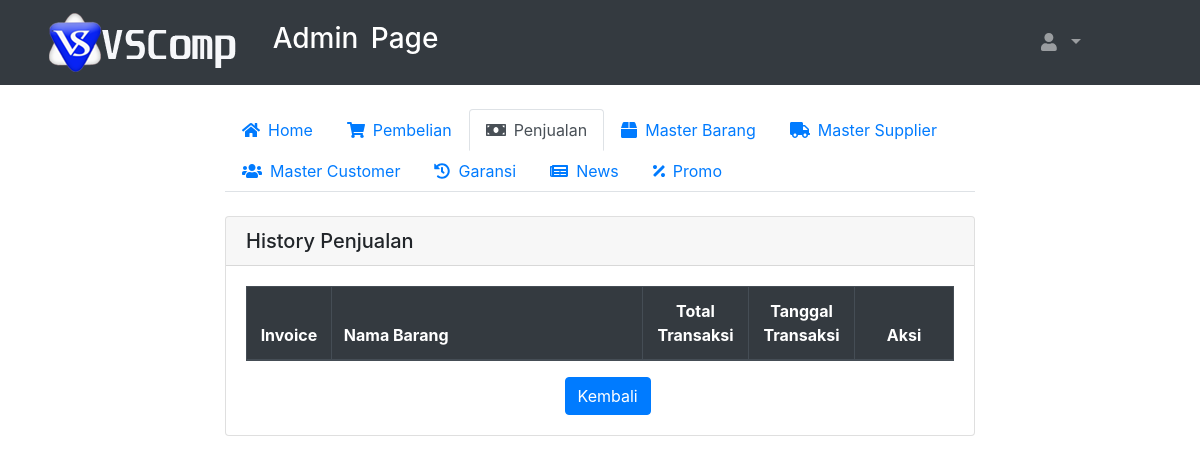
Before: /admin/history-penjualan.php with the older database file.
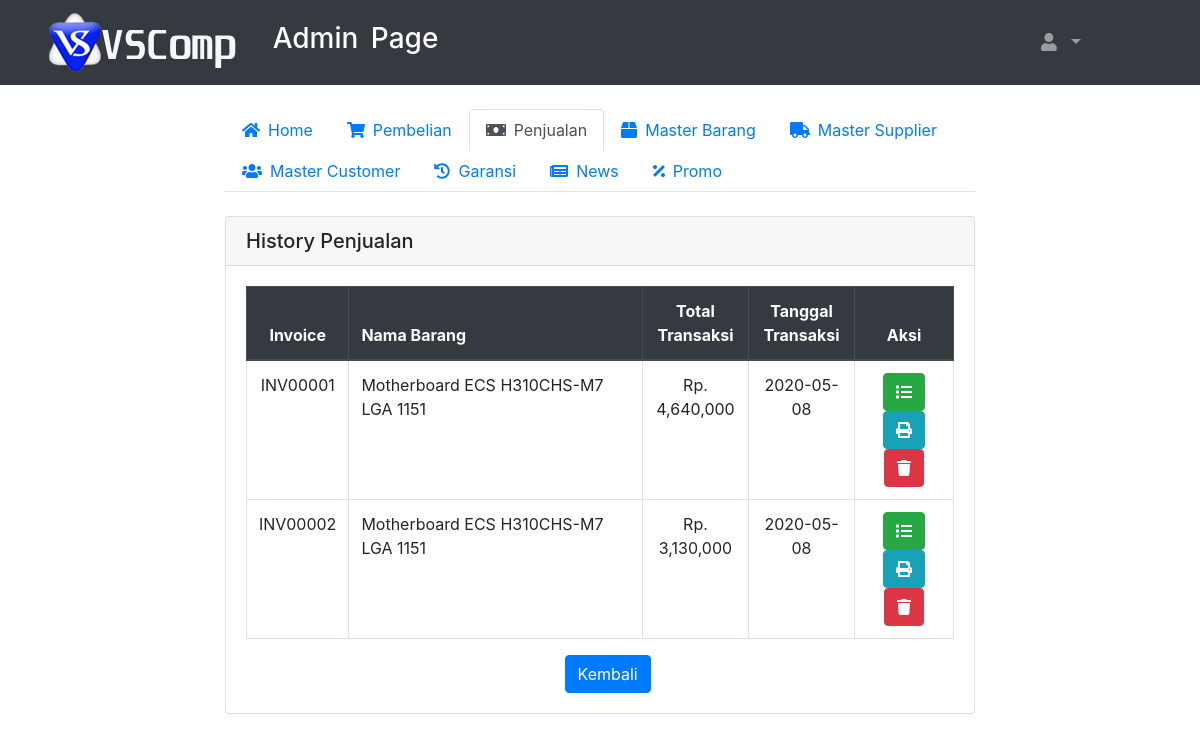
After: the same page with the newer database file.
### tables this page shows
CREATE TABLE `inv_penjualan` (
  `id_inv` varchar(100) NOT NULL,
  `TGL_TRX` date DEFAULT NULL,
  `BARANG` varchar(100) DEFAULT NULL,
  `GRAND_TOTAL` double DEFAULT NULL
);

### function/function.php (called while the page is built, shortened)
<?php
 $conn= mysqli_connect ("localhost","root","","coba_penjualan");
function tampil_data($query){
  global $conn;
  $hasil = mysqli_query ($conn,$query);
  $array = [];
  while($data = mysqli_fetch_assoc($hasil)){
    $array[] = $data;
  }
  return $array;
}
?>

### admin/history-penjualan.php (the view, shortened to what this page needs)
<?php include'header.php';
      include'../function/function.php';
?>
<div class="container-fluid custom-container">
  <div class="nav-menu">
  <ul class="nav nav-tabs" id="myTab" role="tablist">
    <li class="nav-item">
      <a class="nav-link" id="home-tab"  href="dasboard.php" role="tab" aria-controls="home" aria-selected="true"><i class="fas fa-home mr-2"></i>Home</a>
    </li>
    <li class="nav-item">
      <a class="nav-link" id="contact-tab"  href="pembelian.php" role="tab" aria-controls="pembelian" aria-selected="false"><i class="fas fa-shopping-cart mr-2"></i>Pembelian</a>
    </li>
    <li class="nav-item">
      <a class="nav-link active" id="contact-tab"  href="penjualan.php" role="tab" aria-controls="penjualan" aria-selected="false"><i class="fas fa-money-bill mr-2"></i>Penjualan</a>
    </li>
    <li class="nav-item">
      <a class="nav-link" id="barang-tab"  href="master-barang.php" role="tab" aria-controls="master barang" aria-selected="false"><i class="fas fa-box mr-2"></i>Master Barang</a>
    </li>
    <li class="nav-item">
      <a class="nav-link" id="profile-tab"  href="master-supplier.php" role="tab" aria-controls="master supplier" aria-selected="false"><i class="fas fa-truck mr-2"></i>Master Supplier</a>
    </li>
    <li class="nav-item">
      <a class="nav-link" id="profile-tab"  href="master-customer.php" role="tab" aria-controls="master customer" aria-selected="false"><i class="fas fa-users mr-2"></i>Master Customer</a>
    </li>
    <li class="nav-item">
      <a class="nav-link" id="profile-tab"  href="garansi.php" role="tab" aria-controls="garansi" aria-selected="false"><i class="fas fa-history mr-2"></i>Garansi</a>
    </li>
    <li class="nav-item">
      <a class="nav-link" id="profile-tab"  href="news.php" role="tab" aria-controls="news" aria-selected="false"><i class="fas fa-newspaper mr-2"></i>News</a>
    </li>
    <li class="nav-item">
      <a class="nav-link" id="profile-tab"  href="promo.php" role="tab" aria-controls="promo" aria-selected="false"><i class="fas fa-percentage mr-2"></i>Promo</a>
    </li>
  </ul>
  <div class="tab-content" id="myTabContent">
    <div class="tab-pane fade show active" id="penjualan" role="tabpanel" aria-labelledby="contact-tab">
    <br>
    <div class="card">
      <h5 class="card-header">History Penjualan</h5>
    <div class="card-body">
      <table class="table table-bordered ">
        <thead class="thead-dark ">
          <tr>
            <th scope="col" width="12%" class="text-center">Invoice</th>
            <th scope="col" width="">Nama Barang</th>
            <th scope="col" width="15%" class="text-center">Total Transaksi</th>
            <th scope="col" width="15%" class="text-center">Tanggal Transaksi</th>
            <th scope="col" width="14%" class="text-center">Aksi</th>
          </tr>
        </thead>
        <tbody>
          <?php $data_inv = tampil_data("SELECT * FROM inv_penjualan")  ?>
          <?php foreach ($data_inv as $inv) :?>
          <tr>
            <td align="center"><?=$inv["id_inv"]; ?></td>
            <td><?=$inv["BARANG"]; ?></td>
            <td align="center">Rp. <?=number_format($inv["GRAND_TOTAL"]); ?></td>
            <td align="center"><?=$inv["TGL_TRX"]; ?></td>
            <td align="center">
              <a href="detail.php?id=<?=$inv["id_inv"]; ?>"><button class="btn btn-success" type="submit" name="detail" value=""><i class="fas fa-list"></i></button></a>
              <a href="print.php?id=<?=$inv["id_inv"]; ?>"><button class="btn btn-info" type="submit" name="print" value=""><i class="fas fa-print"></i></button></a>
              <button class="btn btn-danger" type="submit" name="delete" value=""><i class="fas fa-trash"></i></button>
            </td>
          </tr>
        <?php endforeach; ?>
        </tbody>
      </table>
      <a href="penjualan.php"><button class="btn btn-primary" type="submit" name="kembali" value="" style="margin-left:45%;">Kembali</button></a>
    </div>
  </div>
    </div>
  </div>
</div>
</div>
<br><br><br><br><br>
</body>
</html>

Changed rows visible on the page:
added inv_penjualan: id_inv "INV00001", BARANG "Motherboard ECS H310CHS-M7 LGA 1151", GRAND_TOTAL "4,640,000", TGL_TRX "2020-05-08"
added inv_penjualan: id_inv "INV00002", BARANG "Motherboard ECS H310CHS-M7 LGA 1151", GRAND_TOTAL "3,130,000", TGL_TRX "2020-05-08"
